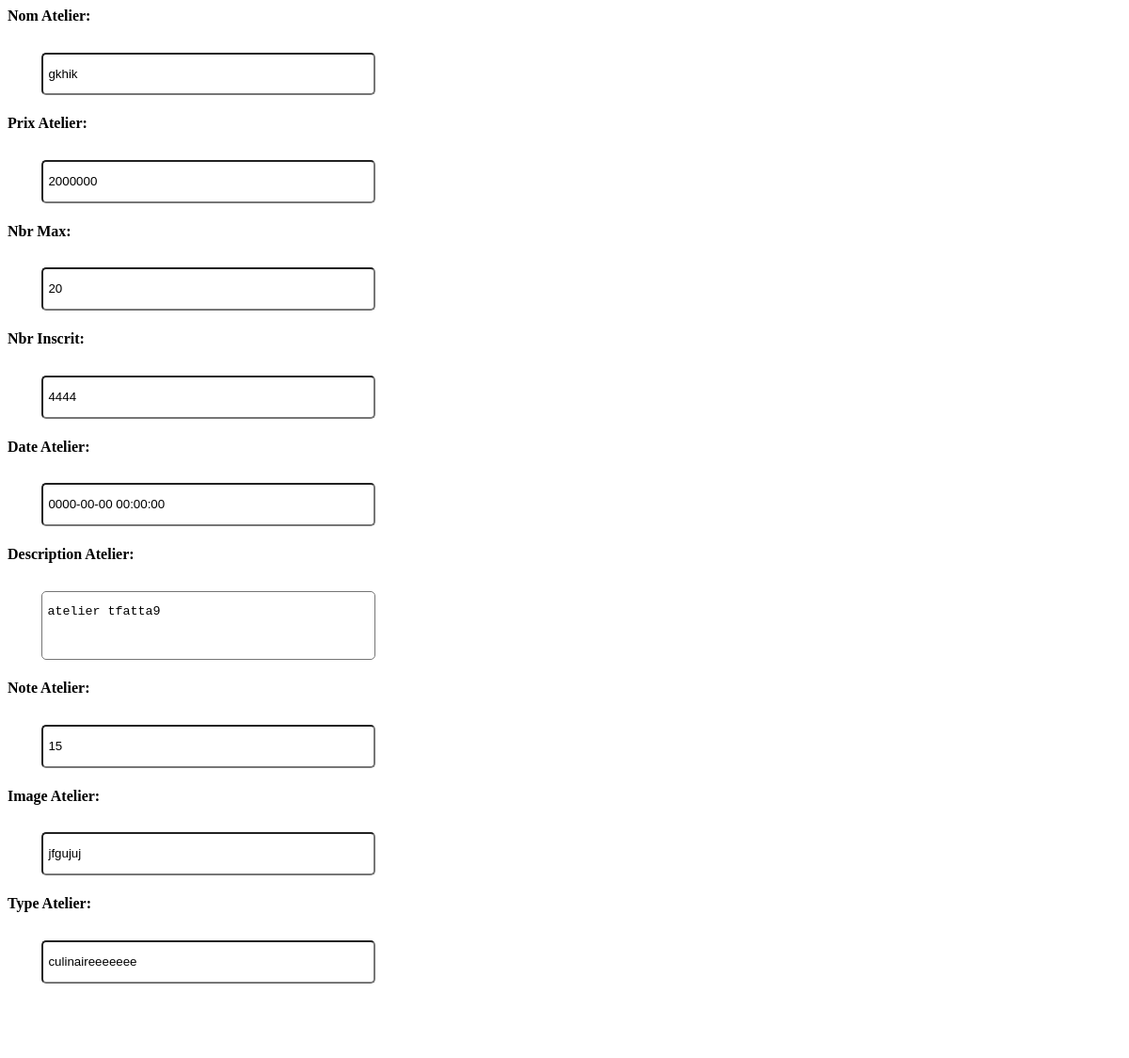
/pfc/cpanel/atelier/edit.php?id_atelier=3, run on the app's committed database.
### tables this page shows
CREATE TABLE IF NOT EXISTS `atelier` (
  `id_atelier` int(11) NOT NULL AUTO_INCREMENT,
  `nom_atelier` varchar(50) NOT NULL,
  `prix_atelier` decimal(10,0) NOT NULL,
  `nbr_max` int(11) NOT NULL,
  `nbr_inscrit` int(11) NOT NULL,
  `date_atelier` datetime NOT NULL,
  `description_atelier` text NOT NULL,
  `note_atelier` decimal(10,0) NOT NULL,
  `image_atelier` varchar(200) NOT NULL,
  `type_atelier` varchar(20) NOT NULL,
  PRIMARY KEY (`id_atelier`)
);

### pfc/cpanel/atelier/edit.php (the view, shortened to what this page needs)
<HTML>
	<head>
		<link rel="stylesheet" type="text/css" href="../css/view_style.css">
	</head>
<?php
if (isset($_GET['id_atelier']) ) {
$id_atelier = (int) $_GET['id_atelier'];
$row = mysql_fetch_array ( mysql_query("SELECT * FROM `atelier` WHERE `id_atelier` = '$id_atelier' "));
?>
<form action='' method='POST'>
<p><b>Nom Atelier:</b><br /><input type='text' name='nom_atelier' value='<?= stripslashes($row['nom_atelier']) ?>' />
<p><b>Prix Atelier:</b><br /><input type='text' name='prix_atelier' value='<?= stripslashes($row['prix_atelier']) ?>' />
<p><b>Nbr Max:</b><br /><input type='text' name='nbr_max' value='<?= stripslashes($row['nbr_max']) ?>' />
<p><b>Nbr Inscrit:</b><br /><input type='text' name='nbr_inscrit' value='<?= stripslashes($row['nbr_inscrit']) ?>' />
<p><b>Date Atelier:</b><br /><input type='text' name='date_atelier' value='<?= stripslashes($row['date_atelier']) ?>' />
<p><b>Description Atelier:</b><br /><textarea name='description_atelier'><?= stripslashes($row['description_atelier']) ?></textarea>
<p><b>Note Atelier:</b><br /><input type='text' name='note_atelier' value='<?= stripslashes($row['note_atelier']) ?>' />
<p><b>Image Atelier:</b><br /><input type='text' name='image_atelier' value='<?= stripslashes($row['image_atelier']) ?>' />
<p><b>Type Atelier:</b><br /><input type='text' name='type_atelier' value='<?= stripslashes($row['type_atelier']) ?>' />
<p><input type='submit' value='Edit Row' class='popup-button' /><input type='hidden' value='1' name='submitted' />
</form>
<?php } ?>

### pfc/cpanel/css/view_style.css (style rules this page uses)
p { width: 50%; }
input[type="text"],input[type="password"],input[type="email"],input[type="tel"],input[type="date"] ,textarea { position :relative; border-radius : 5px; margin-top : 5%; margin-bottom : 5px; padding : 1%; width : 60%; margin-left : 6%; margin-right : 10%; line-height : 30px; min-height : 40px; opacity : 1; resize : none; }
.popup-button { border: 3px solid #FFF !important; padding: 2px !important; background: transparent !important; color: #FFF !important; font-family: 'Lato', Calibri, Arial, sans-serif; font-size: 1em !important; letter-spacing: 1px !important; text-transform: uppercase !important; cursor: pointer !important; display: inline-block !important; width : 80% !important; max-width : 150px; min-height : 40px; margin: 1px !important; border-radius: 2px !important; text-align: center; -webkit-transition: all 0.3s !important; -o-transition: all 0.3s !important; transition: all 0.3s !important; }

### data on the page
atelier: nom_atelier "gkhik", prix_atelier "2000000", nbr_max "20", nbr_inscrit "4444", date_atelier "0000-00-00 00:00:00", description_atelier "atelier tfatta9", note_atelier "15", image_atelier "jfgujuj", type_atelier "culinaireeeeeee"
